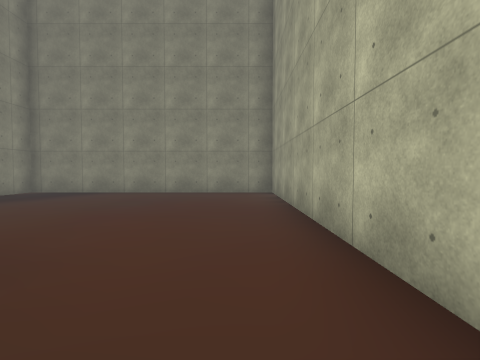
View 1 (above)

24 first-person views from a walk through a 3-D level made in the Unity game engine. The camera is 1.3 m above the floor, tilts 2° down and sees 85° across. The floor is counted in squares, 2 m on a side. Each view is taken from the middle of a square. On the plan, view 1 faces up. The plan holds only what a view shows up to about 9 squares ahead; the rest is blank. The place goes on beyond the plan. The player is left out. Some animated figures are not drawn. Some surface patterns are stand-ins.

View 2
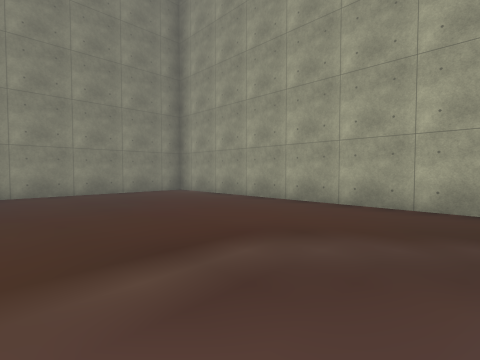

View 3
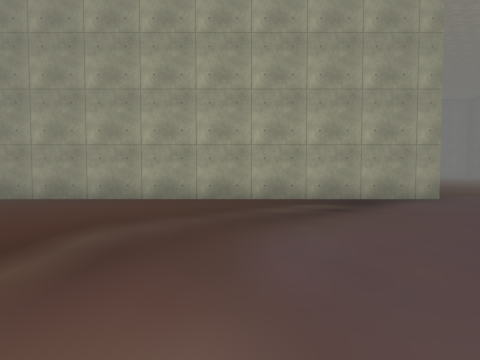

View 4
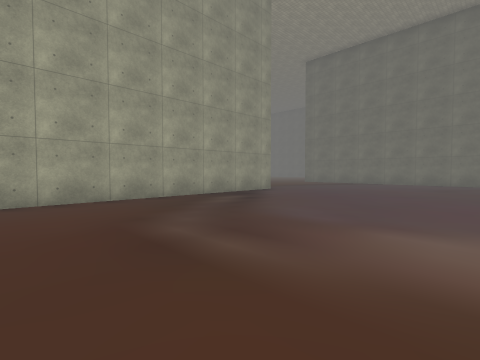

View 5
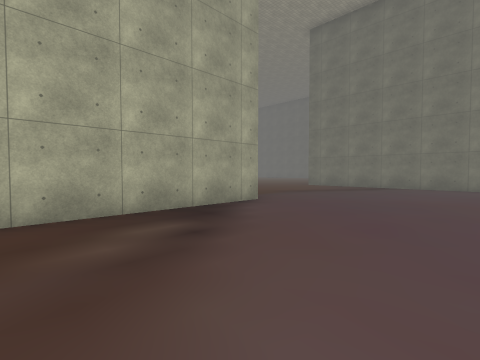

View 6
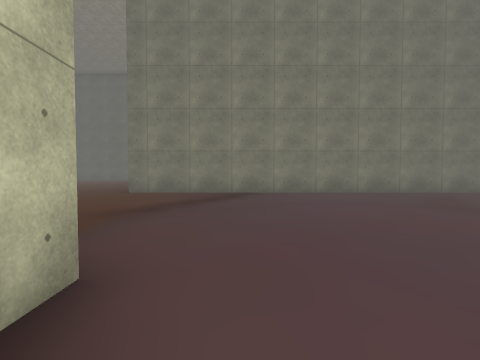

View 7
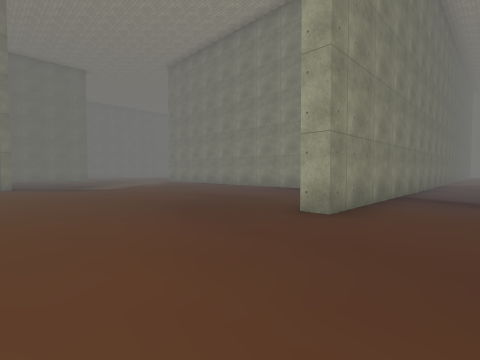

View 8
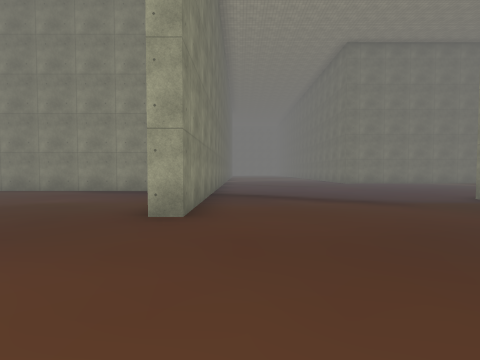

View 9
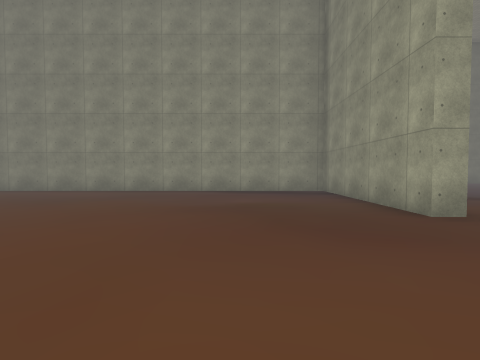

View 10
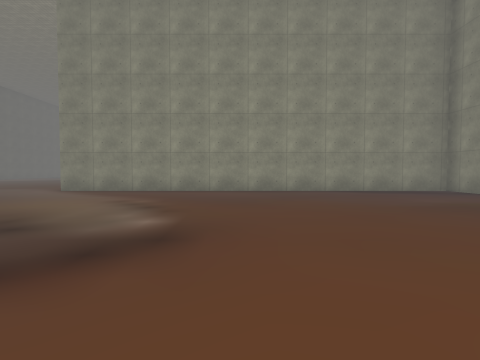

View 11
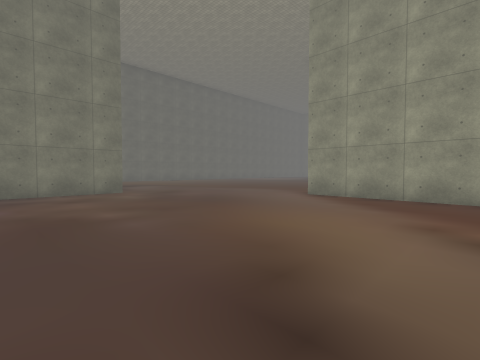

View 12
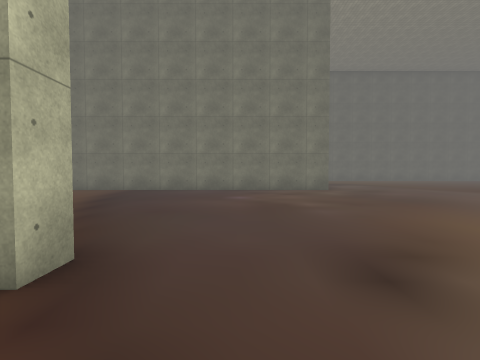

View 13
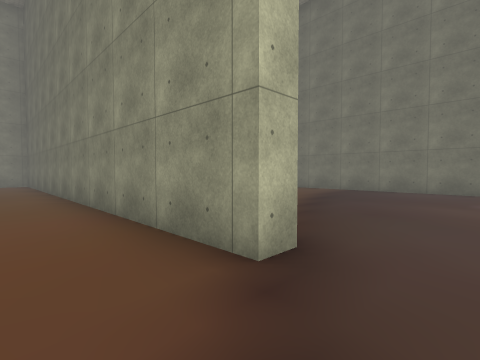

View 14
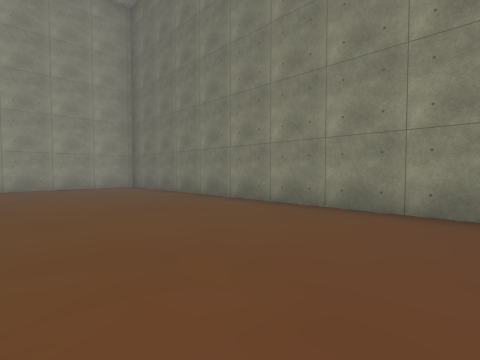

View 15
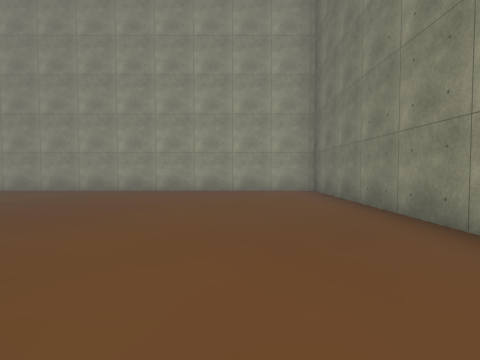

View 16
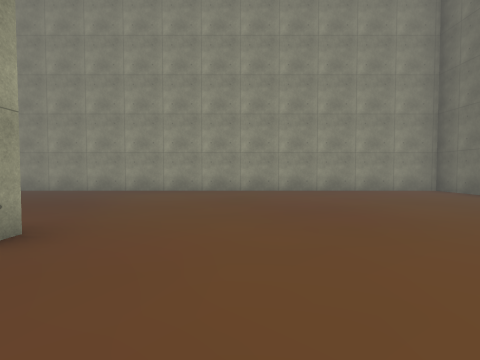

View 17
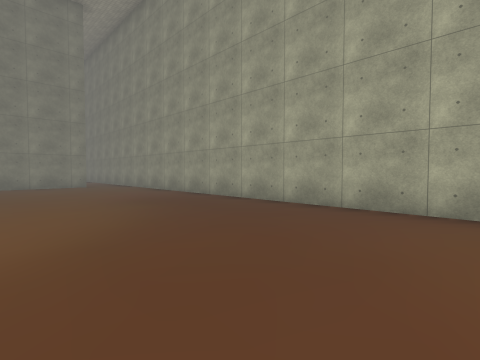

View 18
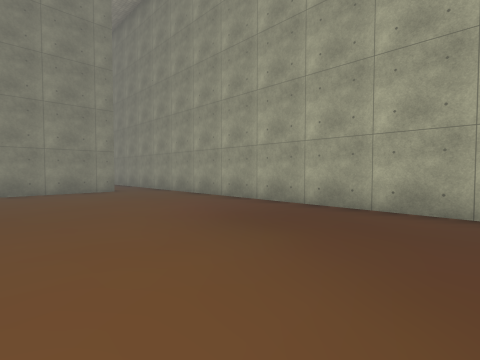

View 19
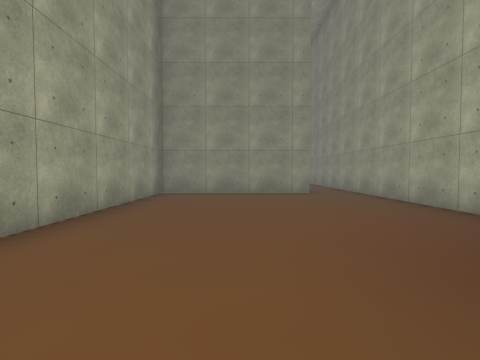

View 20
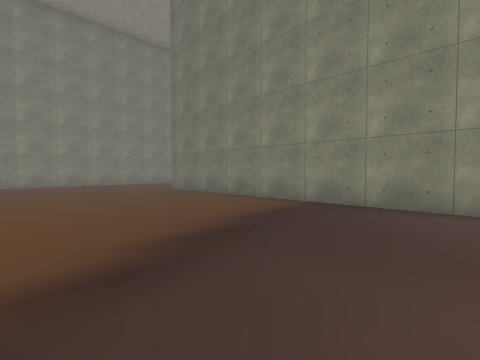

View 21
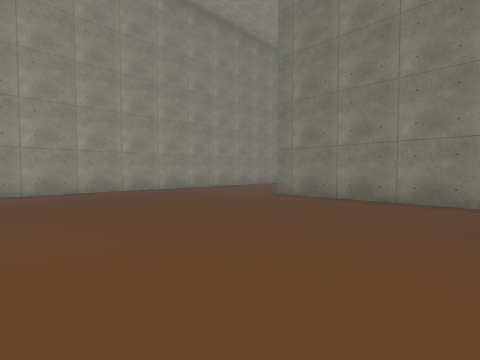

View 22
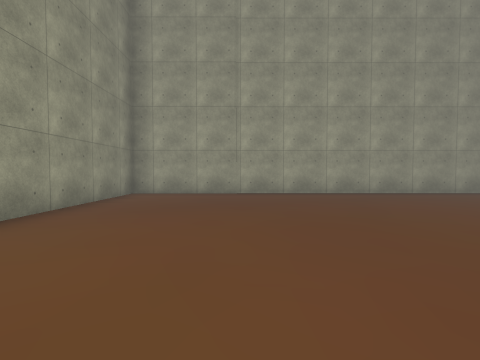

View 23
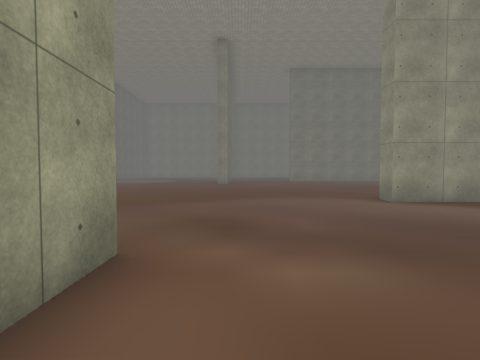

View 24
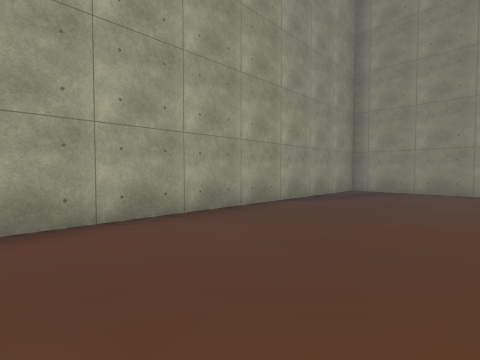

### Floor plan
Points are (right, up) in squares from view 1. A wall is a line through its corners. A room is listed if a view was taken in it or the views show most of it. See-through windows are left out.
Room 1 (views 1, 2, 3, 4, 5, 6, 7, 8, 9, 10, 11, 12, 13, 14, 15, 16, 17, 18, 19, 20, 21, 22, 23, 24)
walls: (6.2, -21) (6.2, -20.4) (18.5, -20.4) (18.5, 0.6); (1, -4.6) (1, 7.9) (-5.5, 7.9); (-5.5, -10.8) (3.3, -10.8) (3.3, -11.3) (-1.5, -11.3) (-1.5, -23.8) (-2, -23.8); (1.9, -28) (14.5, -28); (17.1, 0.6) (12.7, 0.6) (12.7, -4.5); (18.5, -28.5) (18.5, -20.9) (14.2, -20.9)
ways out: opening at (18, 1)

Positions as (right, up) in squares from view 1, and headings:
1: (0, 0), facing up
2: (-4, 0), facing up-right
3: (-5, 0), facing right
4: (-5, 3), facing down-right
5: (-3, 0), facing down-right
6: (0, -3), facing down
7: (7, -9), facing down-left
8: (7, -10), facing left
9: (7, -14), facing left
10: (7, -18), facing left
11: (5, -20), facing down-left
12: (5, -19), facing down
13: (5, -19), facing down-right
14: (8, -16), facing down-right
15: (10, -18), facing right
16: (10, -14), facing right
17: (14, -11), facing up-right
18: (14, -8), facing up-right
19: (15, -7), facing up
20: (6, -23), facing down-right
21: (10, -22), facing down-right
22: (11, -24), facing right
23: (4, -27), facing left
24: (2, -20), facing up-left
